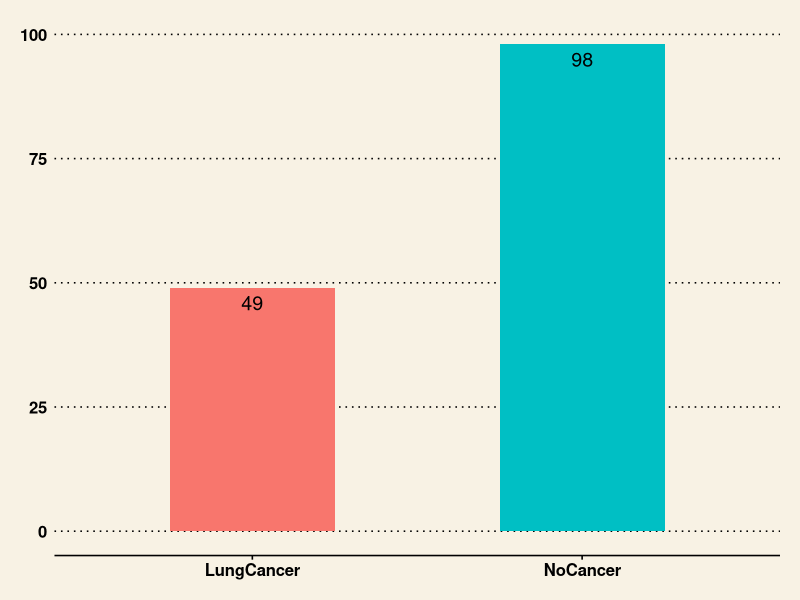
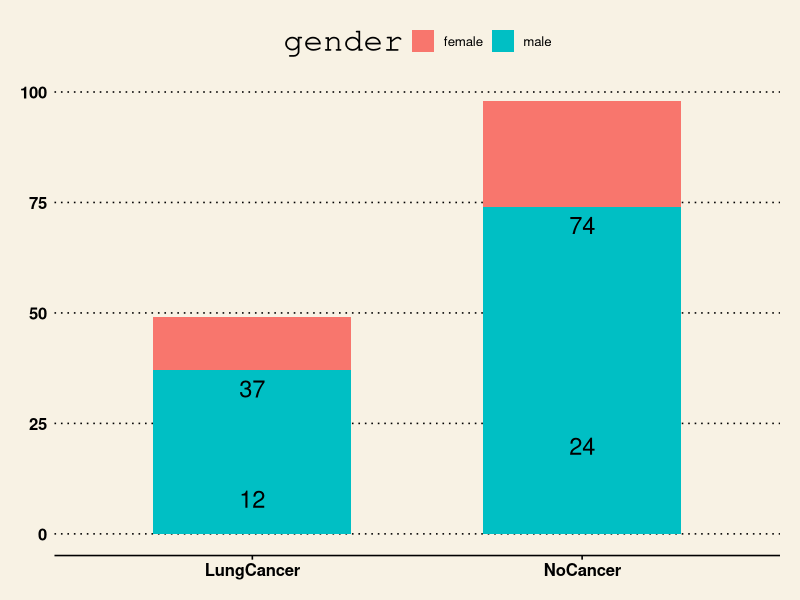
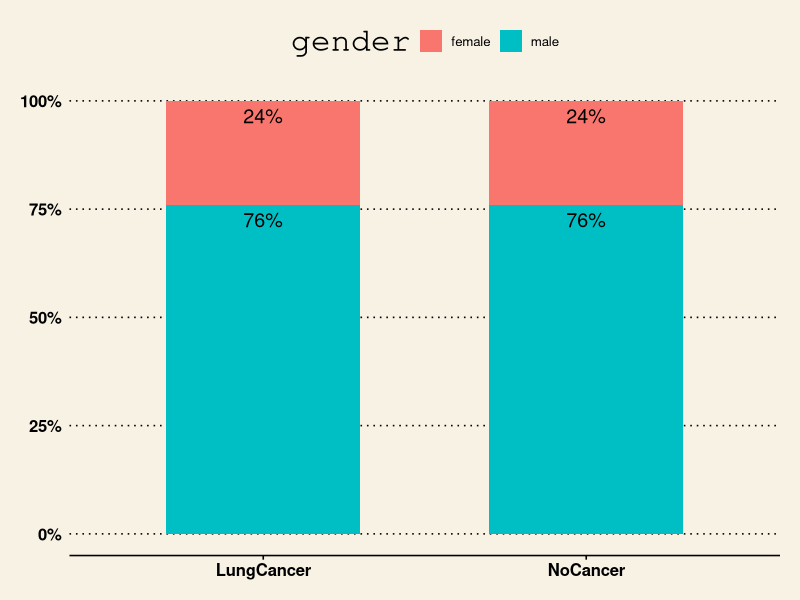

Source code (R) for these figures, in order: (Note: this script raises an error after producing the figures.)
library(dplyr)
library(magrittr)
library(ggplot2)
library(ggthemes)
library(scales)

cancer <- read.csv("./data/lung-cancer.csv")
cancer$Age
cancer$LC %<>% as.factor(.)

#1
cancer_data <- table(cancer$LC) %>% 
  as.data.frame()
names(cancer_data)[1] <- "type"
names(cancer_data)[2] <- "num"

ggplot(cancer_data, aes(x=type, y=num, fill=type)) + 
  geom_bar(stat="identity", width=0.5) + 
  theme_wsj() + 
  scale_colour_wsj("colors6") +
  theme(legend.position = "none") +
  geom_text(aes(y=num, label = num), colour="black", size=5, vjust=1.5)
  
#2


#3
male_cancer <- cancer %>% 
  filter(LC=="LungCancer" & Sex == "Male") %>% 
  nrow()
female_cancer <- cancer %>% 
  filter(LC == "LungCancer", Sex == "Female") %>% 
  nrow()
male_noCancer <-cancer %>% 
  filter(LC == "NoCancer" & Sex == "Male") %>% 
  nrow()
female_noCancer <- cancer %>% 
  filter(LC == "NoCancer" & Sex == "Female") %>% 
  nrow()
prop <- c(male_cancer/(male_cancer+female_cancer),
         female_cancer/(male_cancer+female_cancer),
         male_noCancer/(male_noCancer+female_noCancer),
         female_noCancer/(male_noCancer+female_noCancer)) %>% 
  round(., digit=2)
gender_data <- data.frame(gender = rep(c("male", "female"), times=2) %>% factor(),
                          num = c(male_cancer, female_cancer, male_noCancer, female_noCancer),
                          label = rep(c("LungCancer", "NoCancer"), each=2) %>% factor(),
                          prop = prop,
                          cum = c(prop[1], prop[1]+prop[2], prop[3], prop[3]+prop[4]))

ggplot(gender_data, aes(x=label, y=num, fill=gender)) + 
  geom_bar(stat="identity", position="stack", width=0.6) +
  geom_text(aes(y=num, label=num), colour = "black", size=6, vjust=1.5) +
  theme_wsj()

ggplot(gender_data, aes(x=label, y=prop, fill=gender)) + 
  geom_bar(stat="identity", position="stack", width=0.6) +
  geom_text(aes(y=cum, label=paste0(prop*100, "%")), colour = "black", size=5, vjust=1.5) +
  scale_y_continuous(labels=percent)+
  theme_wsj()

#4
period_cancer <- cancer %>% 
  filter(LC == "LungCancer") %>% 
  select(Age) #%>% 
  #table() %>%
  #as.data.frame()

period_no_cancer <- cancer %>% 
  filter(LC == "NoCancer") %>% 
  select(Age) #%>% 
  #table() %>%
  #as.data.frame()

names(period_cancer)[1] <- "age"
names(period_no_cancer)[1] <- "age"
names(period_cancer)[2] <- "num"
names(period_no_cancer)[2] <- "num"

ggplot() + 
  geom_density(data=period_no_cancer, aes(x=age), fill="#BAD252", alpha=0.5) +
  geom_density(data=period_cancer, aes(x=age), fill="#E0B0BC", alpha=0.5)

ggplot(period_cancer, aes(x=age)) + 
  geom_density(fill="#E0B0BC", alpha=0.5) +
  theme_wsj()

ggplot(period_no_cancer, aes(x=age)) + 
  geom_density(fill="#E0B0BC", alpha=0.5) +
  theme_wsj()


#ggplot(period_cancer, aes(x=age, y=num)) + 
#  geom_line(aes(group=1)) + 
#  geom_point()
